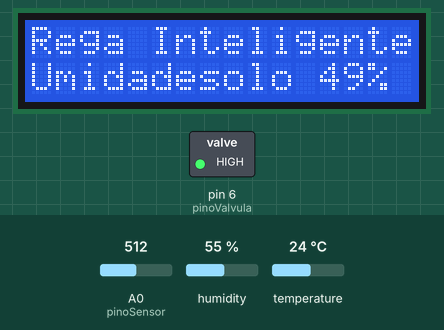
This sketch was run on a simulated Arduino Uno, built with avr-gcc and run on an emulated ATmega328P. Parts: 16×2 character LCD, switched loads named in the sketch (green lamp = pin HIGH). The test bench sets the inputs (shaded band); at power-on: temperature 24 °C, A0 (pinoSensor) = 512, humidity 55 %. Storage starts empty; what the sketch prints to the serial monitor is not drawn.

Above: at 1.2 s.
1.3 s: temperature set to 11 °C
At 2.0 s:
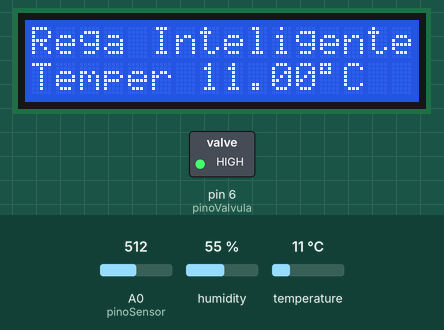
9.1 s: temperature set to 8 °C
At 11.3 s:
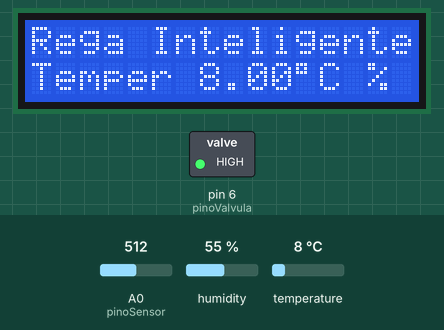
19.4 s: A0 (pinoSensor) set to 716
At 28.3 s:
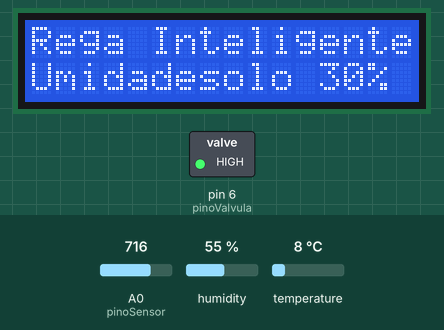
28.7 s: humidity set to 22 %
At 31.4 s:
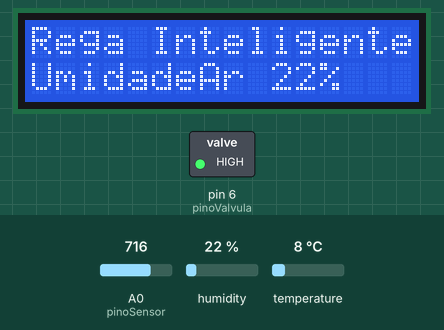
33.8 s: A0 (pinoSensor) set to 900
At 37.5 s:
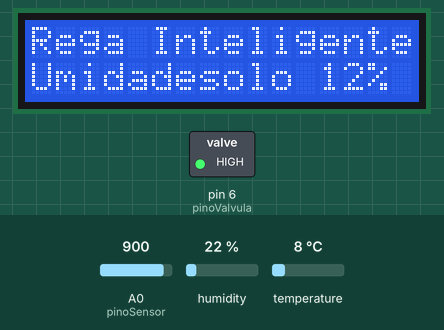
38.9 s: A0 (pinoSensor) set to 428
At 42.0 s:
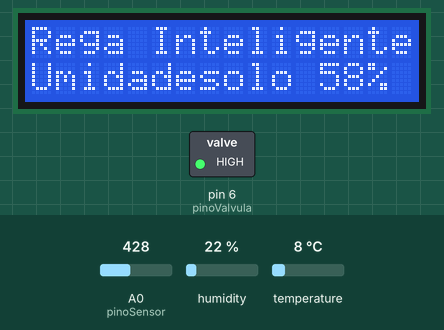
44.0 s: A0 (pinoSensor) set to 401
Timing chart, 0 to 55.9 s (numbered marks = the images above; inputs shaded):
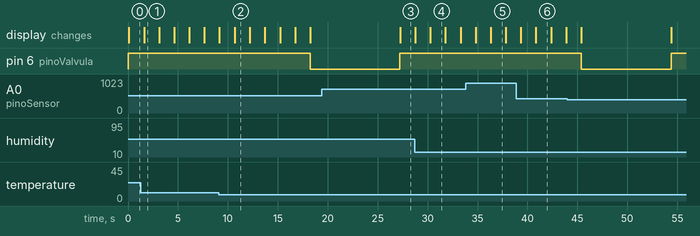

The sketch:

regador_inteligente.ino
```cpp
/* ******************** Regador inteligente ********************
   Guia de conexão:
   LCD RS: pino 9
   LCD Enable: pino 8
   LCD D4: pino 5
   LCD D5: pino 4
   LCD D6: pino 3
   LCD D7: pino 2
   LCD R/W: GND
   LCD VSS: GND
   LCD VCC: VCC (5V)
   Potenciômetro de 10K terminal 1: GND
   Potenciômetro de 10K terminal 2: V0 do LCD (Contraste)
   Potenciômetro de 10K terminal 3: VCC (5V)
   Sensor de umidade do solo A0: Pino A0
   Módulo Relé (Válvula): Pino 10

   conectores do SD: (10,11,12,13,7cs)
   sensor de temperatura: pino A1 deficido como 15 para ser usado como digital
 ***************************************************************************** */

// bibliotecas *******************************************************************************************************************************************
#include <LiquidCrystal.h>
#include <SPI.h>
#include <SD.h>
#include <Wire.h>
#include "DHT.h"

//váriáveis globais *****************************************************************************************************************************************
// define os pinos de conexão entre o Arduino e o Display LCD
const int rs = 9, en = 8, d4 = 5, d5 = 4, d6 = 3, d7 = 2;
LiquidCrystal lcd(rs, en, d4, d5, d6, d7);

// variáveis do programa
const int pinoSensor = A0; //sensor de humidade do solo
const int temp = 15; //sensor de temperatura
float t = 0; //valor da temperatura
int h = 0; //valor da humidade do ar
const int pinoValvula = 6; //pino que ativa a solenoide
const int limiarSeco = 60; //a partir dessa porcentagem deve molhar a terra
int tempoRega= 0 ;
const int tempoMinRega = 9; // Tempo minimo de rega em segundos (situação que está frio)
int umidadeSolo = 0; //valor da umidade do solo
int regou = 0; //diz se regou ou não

#define DHTPIN temp     // Pino digital sensor DHT
#define DHTTYPE DHT11 //tipo do sensor de temperatura usado
DHT dht(DHTPIN, DHTTYPE);

// setup *******************************************************************************************************
void setup() {
  pinMode(pinoValvula, OUTPUT);
  digitalWrite(pinoValvula, HIGH);// Desliga a válvula
  lcd.begin(16, 2);// define o tamanho do Display LCD
  lcd.print("Rega Inteligente");// Exibe a mensagem no Display LCD.

  Serial.begin(9600);
  SD.begin(7); //pino cs
  dht.begin();
}

//loop**********************************************************************************************************************
void loop() {
  File dados = SD.open ("dados.txt", FILE_WRITE); //nome do arquivo que vai armazenar os dados (sem espaço, sem caracteres especiais, no máximo 8 caracteres)
  dados.println();

//tempo que ficará só medindo-------------------------------------------------------------
  for(int i=0; i < 4 ; i++) {// Mede a umidade a cada segundo.
    lcd.setCursor(0, 1);// Posiciona o cursor do LCD na coluna 0 linha 1
    lcd.print("Umidadesolo ");// Exibe a mensagem no Display LCD:
    umidadeSolo = analogRead(pinoSensor);    // Faz a leitura do sensor de umidade do solo
    umidadeSolo = map(umidadeSolo, 1023, 0, 0, 100);// Converte a variação do sensor de 0 a 1023 para 0 a 100
    Serial.println (umidadeSolo);
    delay(1); //estabilizar o sensor
    lcd.print(umidadeSolo);    // Exibe a mensagem no Display LCD:
    lcd.print("%    ");
    delay(1500);    // Espera 2 segundo

    lcd.setCursor(0, 1);
    lcd.print("Temper ");
    t = dht.readTemperature();
    lcd.print(t);
    lcd.write(223); // Caracter °
    lcd.print("C ");
    Serial.println(t);
    delay(1500);

    lcd.setCursor(0, 1);
    lcd.print("UmidadeAr ");
    h = dht.readHumidity();
    lcd.print(h);
    lcd.print("%    ");
    Serial.println(h);

    if (isnan(h) || isnan(t)) { // Verifique se alguma leitura falhou e tenta novamente.
      Serial.println(F("Falha de leitura do sensor DHT!"));
      return;
    }
    float hic = dht.computeHeatIndex(t, h, false);// Compute heat index in Celsius (isFahreheit = false)

    dados.print(umidadeSolo);
    dados.print(",");
    dados.print(t);
    dados.print(",");
    dados.print(h);
    dados.print(",");
    dados.print("2");
    dados.println();
    delay(1500);
  }

//hora de decidir se irriga ou não---------------------------------------------------------------
  if(umidadeSolo < limiarSeco) { //se entrar aqui vai molhar a terra
    if (t>30) tempoRega = tempoMinRega*2;
    else tempoRega = tempoMinRega;
    lcd.setCursor(0, 1);
    lcd.print("    Regando     ");
    digitalWrite(pinoValvula, LOW);// Liga a válvula

    delay(tempoRega*1000);// Espera o tempo estipulado
    digitalWrite(pinoValvula, HIGH);// desliga a válvula

    regou=1;
  }
  else {
    lcd.setCursor(0, 1);
    lcd.print("Solo Encharcado ");
    delay(3000);// Espera o tempo estipulado
    regou=0;
  }

//gravação do banco de dados------------------------------------------------------------------------------
  if(dados){
    dados.print(umidadeSolo);
    dados.print(",");
    dados.print(t);
    dados.print(",");
    dados.print(h);
    dados.print(",");
    dados.println(regou);
    dados.print("Fim");
    dados.close();
  }
  else Serial.println("erro ao criar o arquivo");
}
```

Measured:
- the behaviour switches between 10 and 9 °C on temperature (found by bisection; images 1 and 2)
- after the input at 9.1 s, the display: first differs from a run without the input after 1.6 s (image 2)
- after the input at 19.4 s, the display: changes after 7.8 s (image 3)
- after the input at 44.0 s, pin 6 (pinoValvula): goes on until 54.4 s, then stays HIGH
- what the display in image 1 shows lasts 1.5 s, from 1.6 s to 3.1 s
